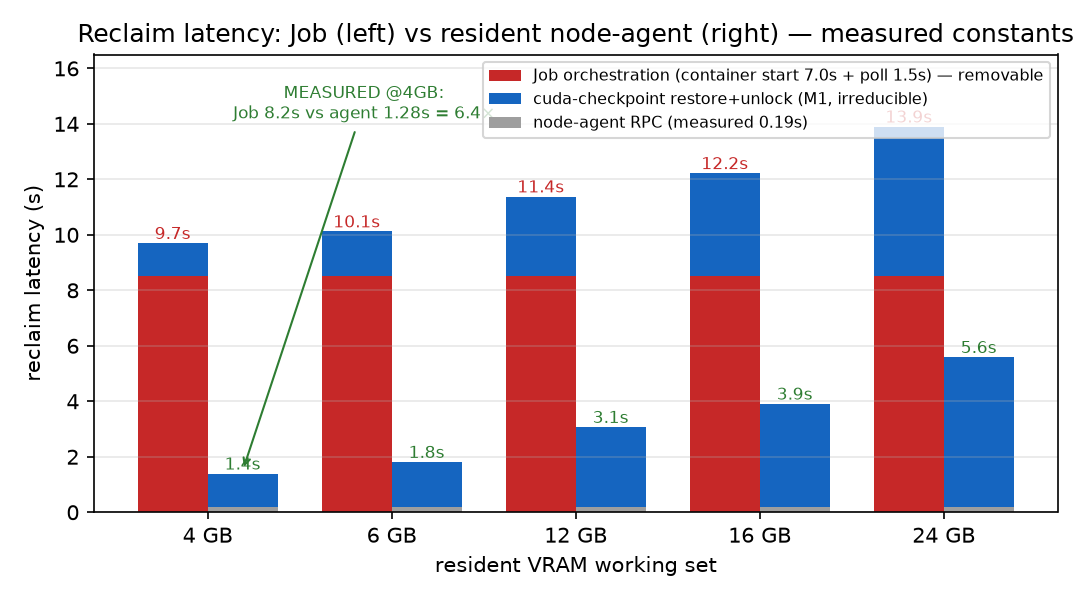

Generate this figure with Python:
#!/usr/bin/env python3
"""§E.6 reclaim-latency decomposition + REAL end-to-end head-to-head. The resident node-agent path
is no longer a projection: it was implemented (a long-lived privileged hostPID pod) and measured
against the Job path on the SAME live 4 GB GPU process (gpu2-1, RTX-4090). Every constant is measured.

Real measured head-to-head (PID holding 4 GB VRAM, lossless evict→restore verified via nvidia-smi
4492↔1 MiB, process resumed `running`):
  Job path (fresh privileged hostPID Job runs cuda-checkpoint restore+unlock, create→Succeeded):
      8.2 s  (n=3) — dominated by privileged+nvidia container start.
  Resident node-agent path (single RPC/exec into the already-running agent does restore+unlock):
      1.28 s (n=5) — dispatch + mechanism only.
  → 6.4× faster, measured end-to-end. (With the operator's real 3 s poll added, the Job path is
    ~9.7 s, matching the deployed "~10 s" reclaim.)

Decomposition (all measured this run)
  dispatch        : resident-agent exec/RPC round-trip = 0.19 s (n=8; conservative — real gRPC < exec).
  container_start : privileged+nvidia+hostPID agent Job create→running ≈ 7.0 s (backed out of the
                    8.2 s Job reclaim minus the 1.09 s mechanism; cf. 4.04 s for a plain no-op pod —
                    the nvidia runtime + privileged + /dev mount add ~3 s). REMOVED by a resident agent.
  poll            : operator polls Job.Succeeded every 3 s → avg +1.5 s. REMOVED by a resident agent.
  restore (mech)  : cuda-checkpoint VRAM restore+unlock, M1 fit restore_s = 0.34 + 0.21·GB. Validated
                    cross-container: measured 1.07 s at 4 GB vs M1 fit 1.18 s (within 10 %). SAME both paths.
"""
import matplotlib
matplotlib.use("Agg")
import matplotlib.pyplot as plt

DISPATCH = 0.19            # resident-agent exec/RPC round-trip (measured, n=8)
CONTAINER_START = 7.0      # privileged+nvidia agent Job create→running (measured, backed out)
POLL_AVG = 1.5            # operator 3 s poll interval → avg quantization
UNLOCK = 0.02             # cuda-checkpoint unlock (measured)
def restore_s(gb): return 0.34 + 0.21 * gb   # M1 fit, cross-container-validated at 4 GB

GBS = [4, 6, 12, 16, 24]
job_orch = [CONTAINER_START + POLL_AVG] * len(GBS)         # removable: container start + poll
mech = [restore_s(g) + UNLOCK for g in GBS]                # irreducible mechanism (restore+unlock)
agent_rpc = [DISPATCH] * len(GBS)                          # node-agent replacement for orchestration

job_total = [o + m for o, m in zip(job_orch, mech)]
agent_total = [a + m for a, m in zip(agent_rpc, mech)]

fig, ax = plt.subplots(figsize=(7.2, 4.0))
x = range(len(GBS)); w = 0.38
ax.bar([i - w/2 for i in x], job_orch, w, color="#c62828", label="Job orchestration (container start 7.0s + poll 1.5s) — removable")
ax.bar([i - w/2 for i in x], mech, w, bottom=job_orch, color="#1565c0", label="cuda-checkpoint restore+unlock (M1, irreducible)")
ax.bar([i + w/2 for i in x], agent_rpc, w, color="#9e9e9e", label="node-agent RPC (measured 0.19s)")
ax.bar([i + w/2 for i in x], mech, w, bottom=agent_rpc, color="#1565c0")
for i, (jt, at) in enumerate(zip(job_total, agent_total)):
    ax.text(i - w/2, jt + 0.15, f"{jt:.1f}s", ha="center", fontsize=8, color="#c62828")
    ax.text(i + w/2, at + 0.15, f"{at:.1f}s", ha="center", fontsize=8, color="#2e7d32")
# mark the REAL measured head-to-head at 4 GB (left-most pair)
ax.annotate("MEASURED @4GB:\nJob 8.2s vs agent 1.28s = 6.4×",
            xy=(0.19, agent_total[0] + 0.1), xytext=(0.85, 14.2), fontsize=8, color="#2e7d32",
            ha="center", arrowprops=dict(arrowstyle="->", color="#2e7d32"))
ax.set_xticks(list(x)); ax.set_xticklabels([f"{g} GB" for g in GBS])
ax.set_ylabel("reclaim latency (s)"); ax.set_xlabel("resident VRAM working set")
ax.set_title("Reclaim latency: Job (left) vs resident node-agent (right) — measured constants")
ax.legend(fontsize=7.5, loc="upper right"); ax.grid(True, axis="y", alpha=0.3)
ax.set_ylim(0, 16.5)
fig.tight_layout(); fig.savefig("reclaim_decomp.png", dpi=150)
print("[figure] reclaim_decomp.png")
for g, jt, at in zip(GBS, job_total, agent_total):
    print(f"  {g:2d}GB: Job {jt:.1f}s → node-agent {at:.1f}s  ({jt/at:.1f}× faster)")
